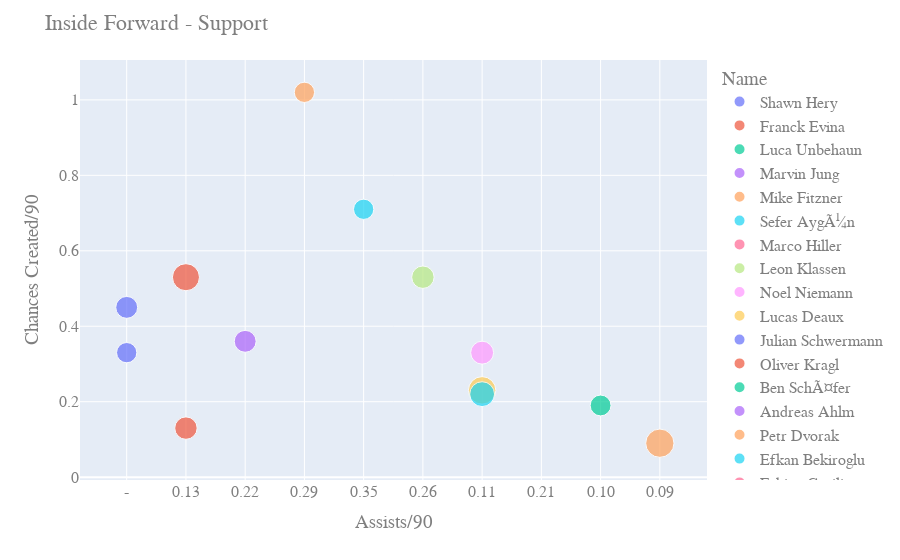

The code cell stored with this chart in its notebook:
### Code cell
# Inside Forward - Support

fig = px.scatter(df, x="Asts/90", y="Ch C/90", color="Name",  
        size='Age', hover_data=['Name'])

fig.update_layout(
    title="Inside Forward - Support",
    xaxis_title="Assists/90",
    yaxis_title="Chances Created/90",
    font=dict(
        family="Courier New, monospace",
        size=16,
        color="#7f7f7f"
    )
)
fig.show()

### Figure 1 — Plotly figure (JSON) as saved in the notebook; plotly's stock layout.template omitted (floating-point values rounded to 4 significant figures)
{"data": [{"customdata": [["Shawn Hery"]], "hovertemplate": "Name=%{customdata[0]}<br>Asts/90=%{x}<br>Ch C/90=%{y}<br>Age=%{marker.size}<extra></extra>", "legendgroup": "Shawn Hery", "marker": {"color": "#636efa", "size": [21], "sizemode": "area", "sizeref": 0.0875, "symbol": "circle"}, "mode": "markers", "name": "Shawn Hery", "showlegend": true, "type": "scatter", "x": ["-"], "xaxis": "x", "y": ["0.45"], "yaxis": "y"}, {"customdata": [["Franck Evina"]], "hovertemplate": "Name=%{customdata[0]}<br>Asts/90=%{x}<br>Ch C/90=%{y}<br>Age=%{marker.size}<extra></extra>", "legendgroup": "Franck Evina", "marker": {"color": "#EF553B", "size": [22], "sizemode": "area", "sizeref": 0.0875, "symbol": "circle"}, "mode": "markers", "name": "Franck Evina", "showlegend": true, "type": "scatter", "x": ["0.13"], "xaxis": "x", "y": ["0.13"], "yaxis": "y"}, {"customdata": [["Luca Unbehaun"]], "hovertemplate": "Name=%{customdata[0]}<br>Asts/90=%{x}<br>Ch C/90=%{y}<br>Age=%{marker.size}<extra></extra>", "legendgroup": "Luca Unbehaun", "marker": {"color": "#00cc96", "size": [21], "sizemode": "area", "sizeref": 0.0875, "symbol": "circle"}, "mode": "markers", "name": "Luca Unbehaun", "showlegend": true, "type": "scatter", "x": ["-"], "xaxis": "x", "y": ["-"], "yaxis": "y"}, {"customdata": [["Marvin Jung"]], "hovertemplate": "Name=%{customdata[0]}<br>Asts/90=%{x}<br>Ch C/90=%{y}<br>Age=%{marker.size}<extra></extra>", "legendgroup": "Marvin Jung", "marker": {"color": "#ab63fa", "size": [21], "sizemode": "area", "sizeref": 0.0875, "symbol": "circle"}, "mode": "markers", "name": "Marvin Jung", "showlegend": true, "type": "scatter", "x": ["0.22"], "xaxis": "x", "y": ["0.36"], "yaxis": "y"}, {"customdata": [["Mike Fitzner"]], "hovertemplate": "Name=%{customdata[0]}<br>Asts/90=%{x}<br>Ch C/90=%{y}<br>Age=%{marker.size}<extra></extra>", "legendgroup": "Mike Fitzner", "marker": {"color": "#FFA15A", "size": [18], "sizemode": "area", "sizeref": 0.0875, "symbol": "circle"}, "mode": "markers", "name": "Mike Fitzner", "showlegend": true, "type": "scatter", "x": ["0.29"], "xaxis": "x", "y": ["1.02"], "yaxis": "y"}, {"customdata": [["Sefer AygÃ¼n"]], "hovertemplate": "Name=%{customdata[0]}<br>Asts/90=%{x}<br>Ch C/90=%{y}<br>Age=%{marker.size}<extra></extra>", "legendgroup": "Sefer AygÃ¼n", "marker": {"color": "#19d3f3", "size": [18], "sizemode": "area", "sizeref": 0.0875, "symbol": "circle"}, "mode": "markers", "name": "Sefer AygÃ¼n", "showlegend": true, "type": "scatter", "x": ["0.35"], "xaxis": "x", "y": ["0.71"], "yaxis": "y"}, {"customdata": [["Marco Hiller"]], "hovertemplate": "Name=%{customdata[0]}<br>Asts/90=%{x}<br>Ch C/90=%{y}<br>Age=%{marker.size}<extra></extra>", "legendgroup": "Marco Hiller", "marker": {"color": "#FF6692", "size": [25], "sizemode": "area", "sizeref": 0.0875, "symbol": "circle"}, "mode": "markers", "name": "Marco Hiller", "showlegend": true, "type": "scatter", "x": ["-"], "xaxis": "x", "y": ["-"], "yaxis": "y"}, {"customdata": [["Leon Klassen"]], "hovertemplate": "Name=%{customdata[0]}<br>Asts/90=%{x}<br>Ch C/90=%{y}<br>Age=%{marker.size}<extra></extra>", "legendgroup": "Leon Klassen", "marker": {"color": "#B6E880", "size": [22], "sizemode": "area", "sizeref": 0.0875, "symbol": "circle"}, "mode": "markers", "name": "Leon Klassen", "showlegend": true, "type": "scatter", "x": ["0.26"], "xaxis": "x", "y": ["0.53"], "yaxis": "y"}, {"customdata": [["Noel Niemann"]], "hovertemplate": "Name=%{customdata[0]}<br>Asts/90=%{x}<br>Ch C/90=%{y}<br>Age=%{marker.size}<extra></extra>", "legendgroup": "Noel Niemann", "marker": {"color": "#FF97FF", "size": [23], "sizemode": "area", "sizeref": 0.0875, "symbol": "circle"}, "mode": "markers", "name": "Noel Niemann", "showlegend": true, "type": "scatter", "x": ["0.11"], "xaxis": "x", "y": ["0.33"], "yaxis": "y"}, {"customdata": [["Lucas Deaux"]], "hovertemplate": "Name=%{customdata[0]}<br>Asts/90=%{x}<br>Ch C/90=%{y}<br>Age=%{marker.size}<extra></extra>", "legendgroup": "Lucas Deaux", "marker": {"color": "#FECB52", "size": [33], "sizemode": "area", "sizeref": 0.0875, "symbol": "circle"}, "mode": "markers", "name": "Lucas Deaux", "showlegend": true, "type": "scatter", "x": ["0.11"], "xaxis": "x", "y": ["0.23"], "yaxis": "y"}, {"customdata": [["Julian Schwermann"]], "hovertemplate": "Name=%{customdata[0]}<br>Asts/90=%{x}<br>Ch C/90=%{y}<br>Age=%{marker.size}<extra></extra>", "legendgroup": "Julian Schwermann", "marker": {"color": "#636efa", "size": [23], "sizemode": "area", "sizeref": 0.0875, "symbol": "circle"}, "mode": "markers", "name": "Julian Schwermann", "showlegend": true, "type": "scatter", "x": ["-"], "xaxis": "x", "y": ["-"], "yaxis": "y"}, {"customdata": [["Oliver Kragl"]], "hovertemplate": "Name=%{customdata[0]}<br>Asts/90=%{x}<br>Ch C/90=%{y}<br>Age=%{marker.size}<extra></extra>", "legendgroup": "Oliver Kragl", "marker": {"color": "#EF553B", "size": [32], "sizemode": "area", "sizeref": 0.0875, "symbol": "circle"}, "mode": "markers", "name": "Oliver Kragl", "showlegend": true, "type": "scatter", "x": ["0.13"], "xaxis": "x", "y": ["0.53"], "yaxis": "y"}, {"customdata": [["Ben SchÃ¤fer"]], "hovertemplate": "Name=%{customdata[0]}<br>Asts/90=%{x}<br>Ch C/90=%{y}<br>Age=%{marker.size}<extra></extra>", "legendgroup": "Ben SchÃ¤fer", "marker": {"color": "#00cc96", "size": [18], "sizemode": "area", "sizeref": 0.0875, "symbol": "circle"}, "mode": "markers", "name": "Ben SchÃ¤fer", "showlegend": true, "type": "scatter", "x": ["-"], "xaxis": "x", "y": ["-"], "yaxis": "y"}, {"customdata": [["Andreas Ahlm"]], "hovertemplate": "Name=%{customdata[0]}<br>Asts/90=%{x}<br>Ch C/90=%{y}<br>Age=%{marker.size}<extra></extra>", "legendgroup": "Andreas Ahlm", "marker": {"color": "#ab63fa", "size": [18], "sizemode": "area", "sizeref": 0.0875, "symbol": "circle"}, "mode": "markers", "name": "Andreas Ahlm", "showlegend": true, "type": "scatter", "x": ["-"], "xaxis": "x", "y": ["-"], "yaxis": "y"}, {"customdata": [["Petr Dvorak"]], "hovertemplate": "Name=%{customdata[0]}<br>Asts/90=%{x}<br>Ch C/90=%{y}<br>Age=%{marker.size}<extra></extra>", "legendgroup": "Petr Dvorak", "marker": {"color": "#FFA15A", "size": [17], "sizemode": "area", "sizeref": 0.0875, "symbol": "circle"}, "mode": "markers", "name": "Petr Dvorak", "showlegend": true, "type": "scatter", "x": ["-"], "xaxis": "x", "y": ["-"], "yaxis": "y"}, {"customdata": [["Efkan Bekiroglu"]], "hovertemplate": "Name=%{customdata[0]}<br>Asts/90=%{x}<br>Ch C/90=%{y}<br>Age=%{marker.size}<extra></extra>", "legendgroup": "Efkan Bekiroglu", "marker": {"color": "#19d3f3", "size": [27], "sizemode": "area", "sizeref": 0.0875, "symbol": "circle"}, "mode": "markers", "name": "Efkan Bekiroglu", "showlegend": true, "type": "scatter", "x": ["0.11"], "xaxis": "x", "y": ["0.22"], "yaxis": "y"}, {"customdata": [["Fabian Greilinger"]], "hovertemplate": "Name=%{customdata[0]}<br>Asts/90=%{x}<br>Ch C/90=%{y}<br>Age=%{marker.size}<extra></extra>", "legendgroup": "Fabian Greilinger", "marker": {"color": "#FF6692", "size": [22], "sizemode": "area", "sizeref": 0.0875, "symbol": "circle"}, "mode": "markers", "name": "Fabian Greilinger", "showlegend": true, "type": "scatter", "x": ["0.21"], "xaxis": "x", "y": ["-"], "yaxis": "y"}, {"customdata": [["Marko Basic"]], "hovertemplate": "Name=%{customdata[0]}<br>Asts/90=%{x}<br>Ch C/90=%{y}<br>Age=%{marker.size}<extra></extra>", "legendgroup": "Marko Basic", "marker": {"color": "#B6E880", "size": [17], "sizemode": "area", "sizeref": 0.0875, "symbol": "circle"}, "mode": "markers", "name": "Marko Basic", "showlegend": true, "type": "scatter", "x": ["-"], "xaxis": "x", "y": ["-"], "yaxis": "y"}, {"customdata": [["Mert GÃ¶ckan"]], "hovertemplate": "Name=%{customdata[0]}<br>Asts/90=%{x}<br>Ch C/90=%{y}<br>Age=%{marker.size}<extra></extra>", "legendgroup": "Mert GÃ¶ckan", "marker": {"color": "#FF97FF", "size": [21], "sizemode": "area", "sizeref": 0.0875, "symbol": "circle"}, "mode": "markers", "name": "Mert GÃ¶ckan", "showlegend": true, "type": "scatter", "x": ["0.29"], "xaxis": "x", "y": ["-"], "yaxis": "y"}, {"customdata": [["Gabriel Isik"]], "hovertemplate": "Name=%{customdata[0]}<br>Asts/90=%{x}<br>Ch C/90=%{y}<br>Age=%{marker.size}<extra></extra>", "legendgroup": "Gabriel Isik", "marker": {"color": "#FECB52", "size": [23], "sizemode": "area", "sizeref": 0.0875, "symbol": "circle"}, "mode": "markers", "name": "Gabriel Isik", "showlegend": true, "type": "scatter", "x": ["-"], "xaxis": "x", "y": ["-"], "yaxis": "y"}, {"customdata": [["Pawel Majewski"]], "hovertemplate": "Name=%{customdata[0]}<br>Asts/90=%{x}<br>Ch C/90=%{y}<br>Age=%{marker.size}<extra></extra>", "legendgroup": "Pawel Majewski", "marker": {"color": "#636efa", "size": [18], "sizemode": "area", "sizeref": 0.0875, "symbol": "circle"}, "mode": "markers", "name": "Pawel Majewski", "showlegend": true, "type": "scatter", "x": ["-"], "xaxis": "x", "y": ["0.33"], "yaxis": "y"}, {"customdata": [["Peter KÃ¶ster"]], "hovertemplate": "Name=%{customdata[0]}<br>Asts/90=%{x}<br>Ch C/90=%{y}<br>Age=%{marker.size}<extra></extra>", "legendgroup": "Peter KÃ¶ster", "marker": {"color": "#EF553B", "size": [23], "sizemode": "area", "sizeref": 0.0875, "symbol": "circle"}, "mode": "markers", "name": "Peter KÃ¶ster", "showlegend": true, "type": "scatter", "x": ["-"], "xaxis": "x", "y": ["-"], "yaxis": "y"}, {"customdata": [["Abdoulaye Niang"]], "hovertemplate": "Name=%{customdata[0]}<br>Asts/90=%{x}<br>Ch C/90=%{y}<br>Age=%{marker.size}<extra></extra>", "legendgroup": "Abdoulaye Niang", "marker": {"color": "#00cc96", "size": [19], "sizemode": "area", "sizeref": 0.0875, "symbol": "circle"}, "mode": "markers", "name": "Abdoulaye Niang", "showlegend": true, "type": "scatter", "x": ["0.10"], "xaxis": "x", "y": ["0.19"], "yaxis": "y"}, {"customdata": [["Sven Bender"]], "hovertemplate": "Name=%{customdata[0]}<br>Asts/90=%{x}<br>Ch C/90=%{y}<br>Age=%{marker.size}<extra></extra>", "legendgroup": "Sven Bender", "marker": {"color": "#ab63fa", "size": [33], "sizemode": "area", "sizeref": 0.0875, "symbol": "circle"}, "mode": "markers", "name": "Sven Bender", "showlegend": true, "type": "scatter", "x": ["-"], "xaxis": "x", "y": ["-"], "yaxis": "y"}, {"customdata": [["Gary Medel"]], "hovertemplate": "Name=%{customdata[0]}<br>Asts/90=%{x}<br>Ch C/90=%{y}<br>Age=%{marker.size}<extra></extra>", "legendgroup": "Gary Medel", "marker": {"color": "#FFA15A", "size": [35], "sizemode": "area", "sizeref": 0.0875, "symbol": "circle"}, "mode": "markers", "name": "Gary Medel", "showlegend": true, "type": "scatter", "x": ["0.09"], "xaxis": "x", "y": ["0.09"], "yaxis": "y"}], "layout": {"font": {"color": "#7f7f7f", "family": "Courier New, monospace", "size": 16}, "legend": {"itemsizing": "constant", "title": {"text": "Name"}, "tracegroupgap": 0}, "margin": {"t": 60}, "title": {"text": "Inside Forward - Support"}, "xaxis": {"anchor": "y", "domain": [0, 1], "title": {"text": "Assists/90"}}, "yaxis": {"anchor": "x", "domain": [0, 1], "title": {"text": "Chances Created/90"}}}}
